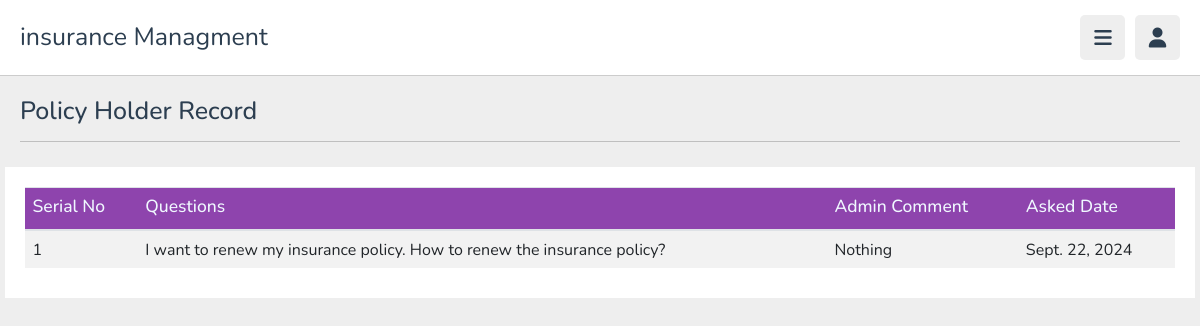
Page /question_history (signed in) on the committed database.
### myapp/models.py (models this page shows, shortened)
class Question(models.Model):
    user= models.ForeignKey(User, on_delete=models.CASCADE)
    description =models.CharField(max_length=500)
    admin_comment=models.CharField(max_length=200,default='Nothing')
    asked_date =models.DateField(auto_now=True)

### myapp/views.py (the view)
# urls.py: path('question_history', views.question_history, name='question_history'),
def question_history(request):
    question_history = Question.objects.filter(admin_comment__isnull=False)
    context = {
        'question_history': question_history
    }
    return render(request, 'question_history.html', context)

### myapp/templates/question_history.html
{% load static %}
{% include "cheader.html" %}
{% block content %}
<section class="playlist-details">
   <h1 class="heading">Policy Holder record</h1>
   <div class="row">
      <table class="table table-striped">
         <thead>
             <tr style="background-color: #8e44ad; color: aliceblue;">
                 <th><h3>Serial No</h3></th>
                 <th><h3>Questions</h3></th>
                 <th><h3>Admin Comment</h3></th>
                 <th><h3>Asked Date</h3></th>
             </tr>
         </thead>
         <tbody>
             {% for question in question_history %}
             <tr>
                 <td>{{ forloop.counter }}</td>
                 <td>{{ question.description }}</td>
                 <td>{{ question.admin_comment }}</td>
                 <td>{{ question.asked_date }}</td>
             </tr>
             {% empty %}
             <tr>
                 <td colspan="4">No questions found</td>
             </tr>
             {% endfor %}
         </tbody>
     </table>
   </div>
</section>
{% endblock %}

### myapp/static/style.css (style rules this page uses)
:root { --main-color:#8e44ad; --red:#e74c3c; --orange:#f39c12; --light-color:#888; --light-bg:#eee; --black:#2c3e50; --white:#fff; --border:.1rem solid rgba(0,0,0,.2); }
* { font-family: 'Nunito', sans-serif; margin:0; padding:0; box-sizing: border-box; outline: none; border:none; text-decoration: none; }
html { font-size: 62.5%; overflow-x: hidden; }
body { background-color: var(--light-bg); padding-left: 30rem; }
section { padding:2rem; margin: 0 auto; max-width: 1200px; }
.heading { font-size: 2.5rem; color:var(--black); margin-bottom: 2.5rem; border-bottom: var(--border); padding-bottom: 1.5rem; text-transform: capitalize; }
.playlist-details .row { display: flex; align-items: flex-end; gap:3rem; flex-wrap: wrap; background-color: var(--white); padding: 2rem; }
@media (max-width:1200px) { body { padding-left: 0; } }

### rows in the picture
Question: description "I want to renew my insurance policy. How to renew the insurance policy?", admin_comment "Nothing", asked_date "Sept. 22, 2024"
